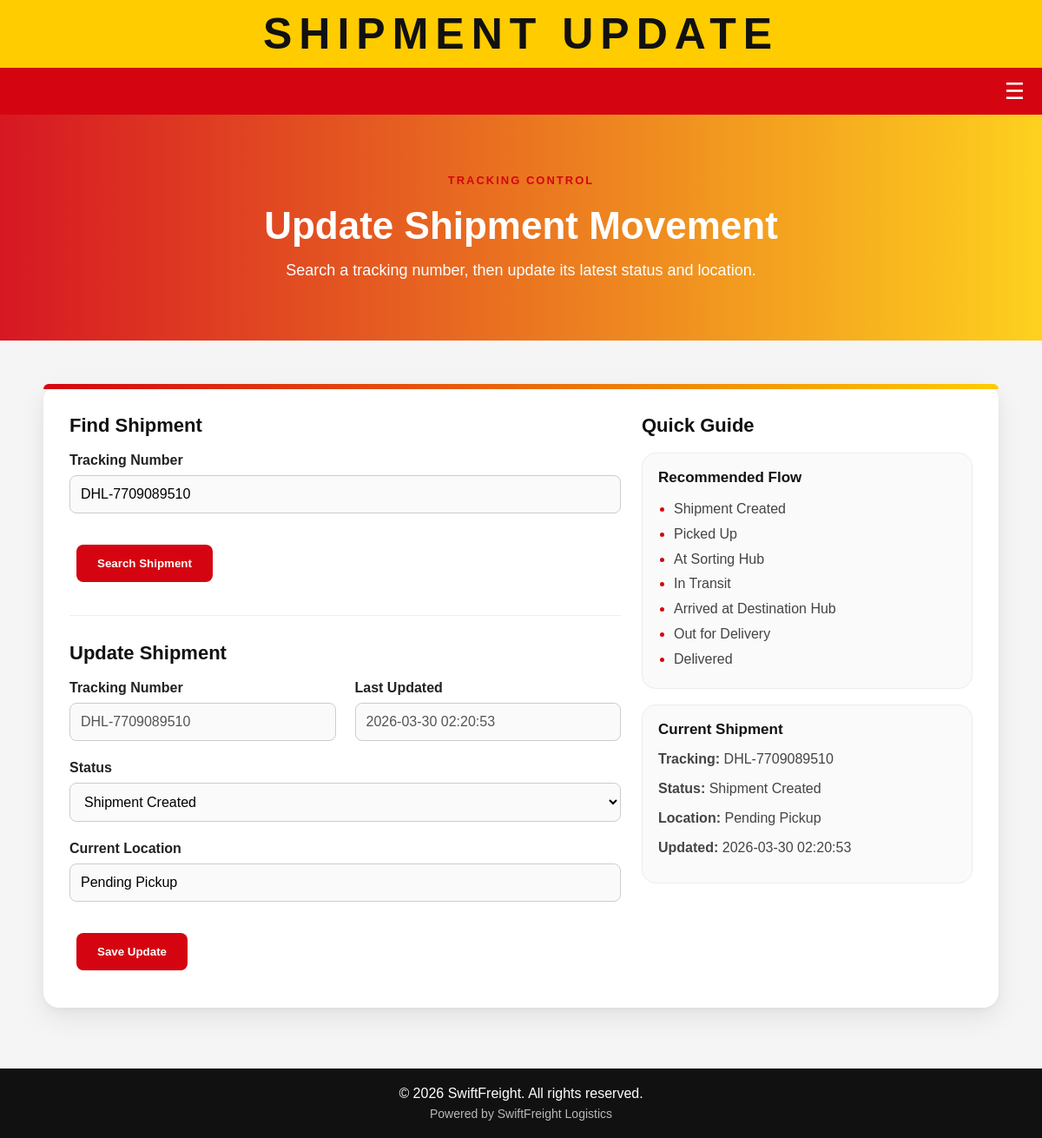
/admin/shipment-update?tracking_number=DHL-7709089510 (signed in), run on the app's committed database.
### tables this page shows
CREATE TABLE bookings (
            id INTEGER PRIMARY KEY AUTOINCREMENT,
            sender_name TEXT NOT NULL,
            sender_phone TEXT NOT NULL,
            recipient_name TEXT NOT NULL,
            recipient_phone TEXT NOT NULL,
            address TEXT NOT NULL,
            weight REAL NOT NULL,
            dimensions TEXT NOT NULL,
            service_type TEXT NOT NULL,
            tracking_number TEXT NOT NULL
        , status TEXT DEFAULT 'Shipment Created', current_location TEXT DEFAULT 'Pending Pickup', updated_at TEXT DEFAULT '', email TEXT);

### app.py (the view, shortened to what this page needs)
@app.route("/admin/shipment-update", methods=["GET", "POST"])
def shipment_update():
    if not session.get("logged_in"):
        return redirect(url_for("login"))
    message = ""
    shipment = None
    tracking_number_value = ""
    if request.method == "GET":
        tracking_number_value = request.args.get("tracking_number", "").strip()
        if tracking_number_value:
            conn = sqlite3.connect("shipping.db")
            c = conn.cursor()
            c.execute("""
                SELECT id, tracking_number, status, current_location, updated_at
                FROM bookings
                WHERE tracking_number = ?
            """, (tracking_number_value,))
            shipment = c.fetchone()
            conn.close()
            if not shipment:
                message = "Shipment not found."
    return render_template(
        "shipment_update.html",
        shipment=shipment,
        message=message,
        tracking_number_value=tracking_number_value
    )

### templates/shipment_update.html (shortened to what this page needs)
<!DOCTYPE html>
<html>
<head>
    <link rel="stylesheet" href="{{ url_for('static', filename='style.css') }}">
    <link rel="stylesheet" href="https://cdnjs.cloudflare.com/ajax/libs/font-awesome/6.5.0/css/all.min.css">
</head>
<body>
<header class="top-header">
    <div class="header-inner">
        <div class="title-wrap">
            <h1>SHIPMENT UPDATE</h1>
        </div>
        <div class="header-space"></div>
    </div>
</header>
<nav class="top-nav">
    <div class="nav-right">
        <div class="hamburger" onclick="toggleMenu()">
            ☰
        </div>
    </div>
</nav>
<section class="booking-hero">
    <div class="booking-hero-overlay">
        <div class="booking-hero-content">
            <span class="section-tag">TRACKING CONTROL</span>
            <h2>Update Shipment Movement</h2>
            <p>Search a tracking number, then update its latest status and location.</p>
        </div>
    </div>
</section>
<section class="booking-section">
    <div class="booking-card">
        <div class="booking-card-top-line"></div>
        <div class="shipment-update-grid">
            <div class="shipment-left-panel">
                <h3 class="timeline-title">Find Shipment</h3>
                <form method="POST" class="booking-form">
                    <div class="form-group form-group-full">
                        <label>Tracking Number</label>
                        <input type="text" name="tracking_number" placeholder="Enter tracking number" value="{{ tracking_number_value }}" required>
                    </div>
                    <div class="booking-submit left-align-submit">
                        <button type="submit" class="btn">Search Shipment</button>
                    </div>
                </form>
                {% if shipment %}
                    <hr class="shipment-divider">
                    <h3 class="timeline-title">Update Shipment</h3>
                    <form method="POST" class="booking-form">
                        <div class="form-grid">
                            <div class="form-group">
                                <label>Tracking Number</label>
                                <input type="text" value="{{ shipment[1] }}" disabled>
                            </div>
                            <div class="form-group">
                                <label>Last Updated</label>
                                <input type="text" value="{{ shipment[4] if shipment[4] else 'Not updated yet' }}" disabled>
                            </div>
                            <div class="form-group form-group-full">
                                <label>Status</label>
                                <select name="status" required>
                                    <option value="Shipment Created" {% if shipment[2] == "Shipment Created" %}selected{% endif %}>Shipment Created</option>
                                </select>
                            </div>
                            <div class="form-group form-group-full">
                                <label>Current Location</label>
                                <input type="text" name="current_location" value="{{ shipment[3] }}" required>
                            </div>
                        </div>
                        <div class="booking-submit left-align-submit">
                            <button type="submit" class="btn">Save Update</button>
                        </div>
                    </form>
                {% endif %}
            </div>
            <div class="shipment-right-panel">
                <h3 class="timeline-title">Quick Guide</h3>
                <div class="shipment-info-card">
                    <h4>Recommended Flow</h4>
                    <ul class="shipment-guide-list">
                        <li>Shipment Created</li>
                        <li>Picked Up</li>
                        <li>At Sorting Hub</li>
                        <li>In Transit</li>
                        <li>Arrived at Destination Hub</li>
                        <li>Out for Delivery</li>
                        <li>Delivered</li>
                    </ul>
                </div>
                {% if shipment %}
                    <div class="shipment-info-card">
                        <h4>Current Shipment</h4>
                        <p><strong>Tracking:</strong> {{ shipment[1] }}</p>
                        <p><strong>Status:</strong> {{ shipment[2] }}</p>
                        <p><strong>Location:</strong> {{ shipment[3] }}</p>
                        <p><strong>Updated:</strong> {{ shipment[4] if shipment[4] else 'Not updated yet' }}</p>
                    </div>
                {% else %}
                    <div class="shipment-info-card">
                        <h4>No Shipment Selected</h4>
                        <p>Search for a tracking number to load shipment details here.</p>
                    </div>
                {% endif %}
            </div>
        </div>
    </div>
</section>
<footer class="footer">
    <p>© 2026 SwiftFreight. All rights reserved.</p>
    <p style="font-size:14px; opacity:0.7;">Powered by SwiftFreight Logistics</p>
</footer>
</body>
</html>

### static/style.css (style rules this page uses)
html, body { margin: 0; padding: 0; overflow-x: hidden; }
body { font-family: Arial, sans-serif; margin: 0; background-color: #f5f5f5; color: #222; }
.top-header { background: #ffcc00; padding: 10px 25px; }
.header-inner { max-width: 1400px; margin: 0 auto; display: grid; grid-template-columns: 220px 1fr 220px; align-items: center; }
.title-wrap { text-align: center; }
.title-wrap h1 { margin: 0; font-size: 50px; font-weight: 800; color: #111; letter-spacing: 8px; text-transform: uppercase; }
.header-space { height: 1px; }
.btn { display: inline-block; background-color: #d40511; color: white; padding: 14px 24px; border-radius: 8px; text-decoration: none; font-weight: bold; margin: 8px; transition: all 0.25s ease; }
.section-tag { display: inline-block; font-size: 13px; font-weight: 700; letter-spacing: 2px; color: #d40511; margin-bottom: 10px; }
.footer { background: #111; color: white; text-align: center; padding: 14px 16px; margin-top: 0; }
.footer p { margin: 6px 0; }
input, select, textarea { width: 100%; max-width: 500px; padding: 12px; margin-top: 8px; margin-bottom: 16px; border: 1px solid #ccc; border-radius: 8px; font-size: 16px; }
button { background-color: #d40511; color: white; border: none; padding: 12px 22px; border-radius: 8px; font-weight: bold; cursor: pointer; }
.booking-hero { min-height: 260px; background: linear-gradient(to right, rgba(212, 5, 17, 0.92), rgba(255, 204, 0, 0.88)); display: flex; align-items: center; justify-content: center; }
.booking-hero-overlay { width: 100%; padding: 50px 20px; text-align: center; box-sizing: border-box; }
.booking-hero-content { max-width: 900px; margin: 0 auto; color: white; }
.booking-hero-content h2 { font-size: 44px; margin: 10px 0 12px; }
.booking-hero-content p { font-size: 18px; margin: 0; line-height: 1.6; }
.booking-section { max-width: 1100px; margin: 50px auto 70px; padding: 0 20px; }
.booking-card { background: white; border-radius: 18px; padding: 35px 30px; box-shadow: 0 12px 30px rgba(0, 0, 0, 0.08), 0 2px 8px rgba(0, 0, 0, 0.04); position: relative; }
.booking-card-top-line { position: absolute; top: 0; left: 0; width: 100%; height: 6px; background: linear-gradient(to right, #d40511, #ffcc00); border-radius: 18px 18px 0 0; }
.booking-form .form-grid { display: grid; grid-template-columns: repeat(2, 1fr); gap: 22px; }
.form-group { display: flex; flex-direction: column; }
.form-group-full { grid-column: 1 / -1; }
.form-group label { font-weight: 700; margin-bottom: 8px; color: #222; }
.form-group input, .form-group select, .form-group textarea { width: 100%; max-width: none; margin: 0; box-sizing: border-box; background: #fafafa; }
.booking-submit { margin-top: 28px; text-align: center; }
.timeline-title { margin: 0 0 18px; font-size: 22px; color: #111; }
.shipment-update-grid { display: grid; grid-template-columns: 1.5fr 0.9fr; gap: 24px; }
.shipment-left-panel, .shipment-right-panel { min-width: 0; }
.left-align-submit { text-align: left; }
.shipment-divider { margin: 30px 0; border: none; border-top: 1px solid #eee; }
.shipment-info-card { background: #fafafa; border: 1px solid #ececec; border-radius: 16px; padding: 18px; margin-bottom: 18px; }
.shipment-info-card h4 { margin: 0 0 12px; font-size: 17px; color: #111; }
.shipment-info-card p { margin: 0 0 10px; color: #444; line-height: 1.5; }
.shipment-guide-list { margin: 0; padding-left: 18px; color: #444; line-height: 1.8; }
.shipment-guide-list li::marker { color: #d40511; }
.top-nav { display: flex; justify-content: flex-end; align-items: center; padding: 14px 20px; background: #d40511; color: white; }
.hamburger { font-size: 26px; cursor: pointer; line-height: 1; }

### data on the page
bookings: tracking_number "DHL-7709089510", updated_at "2026-03-30 02:20:53", status "Shipment Created", current_location "Pending Pickup"
